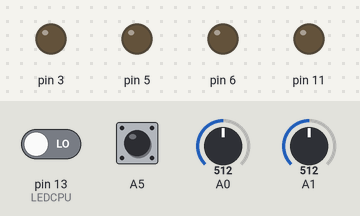
This sketch was run on a simulated Arduino Uno, built with avr-gcc and run on an emulated ATmega328P. On the bench: output pins drawn as LEDs (lit = HIGH). The test bench sets the inputs (shaded band); at power-on: A5 LOW, pin 13 (LEDCPU) LOW, A0 = 512, A1 = 512.

Above: at 1.2 s.
1.3 s: A5 pulsed HIGH 2 times (0.12 s each, 0.3 s apart)
At 1.7 s:
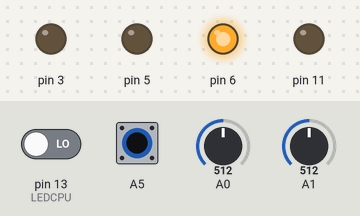
Timing chart, 0 to 4.3 s (numbered marks = the images above; inputs shaded):
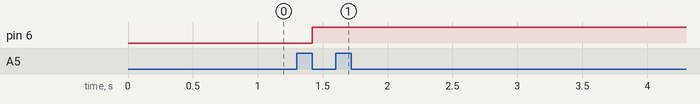

The sketch:

MACHEN300ADRIVER.ino
```cpp
//DEFINICIONES
#define NMOTOR 12 // los motores y el final
#define DELAYPWMA 6
#define DELAYPWMB 3
#define LEDCPU 13
#define MOTOR 1 //EMPIEZA EN 1
#define FASTADC 1

#ifndef cbi                    // PARA EL ADC
#define cbi(sfr, bit) (_SFR_BYTE(sfr) &= ~_BV(bit))
#endif
#ifndef sbi
#define sbi(sfr, bit) (_SFR_BYTE(sfr) |= _BV(bit))
#endif

//VARIABLES
unsigned long tiempo,watch,corrientet;
byte dato[NMOTOR];
int vel;
int anterior=0;
int com = 0;
long mayor =0;
long menor =165000;
long temp=0;
boolean dir =false;
boolean dirant=false;
boolean RXcompleto =false;
boolean Corriente=false;
boolean latch=false;
// 11 ( AL 7 DEL HIP AHI .:. LE CORRESPONDE EL A1) ES EL ALTO Y 3 EL BAJO   // IF DIR FALSE usamos este brazo para PWM ElSE para dar tierra
//  6 ES EL ALTO Y 5 ES EL BAJO // IF DIR TRUE usamos este brazo para PWM ElSE para dar tierra
//ICP1
unsigned int serinp;

void setup() {
pwmstart();
#if FASTADC
 // set prescale to 16
 sbi(ADCSRA,ADPS2) ;
 cbi(ADCSRA,ADPS1) ;
 cbi(ADCSRA,ADPS0) ;
#endif

Serial.begin(38400);
vel=0;
pinMode(A5,INPUT);
//ICP1
//pinMode( 8, INPUT ); //sum
//setup_timer1();
//END ICP1
watch=0;
}

void loop() {
  RXcompleto = false;

  int analog0 = analogRead(A0);
  int analog1 = analogRead(A1);

  if(!dirant && analog0>910 && anterior>0 && analog0<990  )
  {
    vel=0;
    Corriente = true;
    corrientet=millis();
  }
  if(dirant && analog1>910 && anterior>0 && analog1<990 )
  {
    vel=0;
    Corriente = true;
    corrientet=millis();
  }

  if( Corriente && ( (millis() -corrientet) > 2000 || ( !dir && analog0<800 && anterior>0  ) || (dir && analog1<800 && anterior>0) ) )
  Corriente = false;

  if ( com ==100 ){
  if(!Corriente)
  //recibirpot();
  //para serial se debe de cancelar la funcion de icp1
  //recibirserial();
  recibirpwmkeita();
  //para icp1
  com = 0;
  }

    if(   ( (millis()-tiempo)>=DELAYPWMA && vel>anterior && dirant==dir  ) || ( millis()-tiempo>=DELAYPWMB && (vel<anterior || dir!=dirant ) )  )
    {
    drivervel(11,6);
    tiempo = millis();
    }


 // para serial o pwm

 if(RXcompleto)
 watch = millis();
 if(  (millis() - watch) > 10000   )
    {
    vel=0;
    }

  com++;


}
```

FUNCIONES_RX.ino
```cpp
void recibirserial() {

  if(Serial.available()>0 ) {
    byte c = Serial.read();
    if(c==0)
    {
     for(int x = 0 ; x<NMOTOR ; x++)
     {
     while(Serial.available()==0);
     dato[x]=Serial.read();
     //Serial.println(dato[x]);
     }
     if(dato[NMOTOR-1]==128)
     {
         RXcompleto = true;
         digitalWrite(LEDCPU, !digitalRead(LEDCPU) );
         if(dato[MOTOR]<=127)
          {
           dir = false;
           vel = dato[MOTOR]*2 + 1;
           if(dato[MOTOR]==1)
           vel = 0;
          }
         else
          {
           dir = true;
           vel = (dato[MOTOR] - 127) * 2 -1;
          }
     }
    }

    }

}

void recibirpot() {
  vel = 0;
  int valor=analogRead(A5);
  if(valor>=603 )
    {
    vel=map(valor,603,1023,0,255);
    dir = true;
    RXcompleto = true;
    digitalWrite(LEDCPU, !digitalRead(LEDCPU) );
    }
  if(valor<=420 )
    {
    vel=map(valor,420,0,0,255);
    dir = false;
    RXcompleto = true;
    digitalWrite(LEDCPU, !digitalRead(LEDCPU) );
    }

  }

void recibirpwm() {
vel = 0;
   while(digitalRead(A5));
   temp = pulseIn(A5,HIGH,165000);
  if (temp!=0)
  {
  if ( temp>mayor)
  mayor = temp;
  if (temp<menor)
  menor = temp;

     long rango = mayor - menor;
     long valor = temp - menor;
     if( valor >= rango/2 )
     {
       vel =map(valor,rango/2,rango,0,255);
      // vel=map(valor,420,0,0,255);
    dir = false;
    RXcompleto = true;
    digitalWrite(LEDCPU, !digitalRead(LEDCPU) );
     }
     if(valor<rango/2)
      {
        vel =map(valor,rango/2,0,0,255);
      // vel=map(valor,420,0,0,255);
      dir = true;
      RXcompleto = true;
      digitalWrite(LEDCPU, !digitalRead(LEDCPU) );
       }
  }
}

void recibirpwmkeita() {
   vel = 0;
   while(digitalRead(A5));
   temp = pulseIn(A5,HIGH,165000);
  if (temp!=0)
  {
  if ( temp>mayor)
  mayor = temp;
  if (temp<menor)
  menor = temp;

     long rango = mayor - menor;
     long valor = temp - menor;
     if( valor >= rango/2 )
     {
       vel =map(valor,rango/2,rango,0,255);
      // vel=map(valor,420,0,0,255);
    dir = false;
    RXcompleto = true;
    digitalWrite(LEDCPU, !digitalRead(LEDCPU) );
     }
     if(valor<rango/2)
      {
        vel =map(valor,rango/2,0,0,255);
      // vel=map(valor,420,0,0,255);
      dir = true;
      RXcompleto = true;
      digitalWrite(LEDCPU, !digitalRead(LEDCPU) );
       }
  }
  }


/*void setup_timer1(){
//disable all interupts
TIMSK1 &= ~( _BV(TOIE1) | _BV(ICIE1) | _BV(OCIE1A) | _BV(OCIE1B));

//set timer mode
TCCR1A &= ~( _BV(WGM11) | _BV(WGM10) );
TCCR1B &= ~( _BV(WGM12) | _BV(WGM13) | _BV(ICNC1));

//capture raising edge
TCCR1B |= _BV(ICES1); //capture raising edge

//prescaler 1/8
TCCR1B |= _BV(CS11);
TCCR1B &= ~( _BV(CS12) | _BV(CS10) );

//disable outputs
TCCR1A &= ~( _BV(COM1A0) | _BV(COM1A1) | _BV(COM1B0) | _BV(COM1B1));

//enable capture interupt
TIMSK1 |= _BV(ICIE1);
}


ISR(TIMER1_CAPT_vect){
static unsigned int lasticr; //icr at last caputre

unsigned int licr;

//TCCR1B ^= _BV(ICES1);
licr=ICR1-lasticr;
lasticr=ICR1;

if(licr>1200){
  //pulse too long, means start of new frame
  vel=0;
}
else
  {
  if(licr>=500 && licr<=735)
    { //pulse good, take reading, go to next channel
    vel=map(licr,500,735,0,255);
    dir = true;
    RXcompleto = true;
    digitalWrite(LEDCPU, !digitalRead(LEDCPU) );
    }
  if(licr>=765 && licr<=1050)
    {
    vel=map(licr,765,1050,0,255);
    dir = false;
    RXcompleto = true;
    digitalWrite(LEDCPU, !digitalRead(LEDCPU) );
    }

  }
}
*/
```

PWM_CONTROL.ino
```cpp
/*void drivervel (int H1, int L1, int H2, int L2)
{
  if ( dir )  //USAMOS LOS H1 Y L1 para control y el L2 para tierra
      {
      if( dir!=dirant )
        {
          for(int x = 1; x<= ( vel + anterior ) ;x++)
          {
            if(anterior-x>=0)
            {
              analogWrite(H2,anterior-x);  //venimos del anterior por eso switcheamos el 2
              if(anterior-x==0)
              digitalWrite(L1,LOW);
            }

            else
            {
              digitalWrite(L2,HIGH);
              analogWrite(H1,x-anterior );
            }
            delay(DELAYPWM);
          }
        }
      else
        {
        if (vel-anterior>0)  //AUMENTAMOS
       {
        digitalWrite(L1,LOW);digitalWrite(L2,HIGH); delay(DELAYPWM);
        for(int x = 1;x<=(vel-anterior);x++)
            {

            analogWrite(H1, (anterior+x) );
            delay(DELAYPWM);
            } }
        else                //RESTAMOS
        {
          for(int x = 1;x<=(anterior-vel);x++)
            {
            analogWrite(H1,anterior-x );
            delay(DELAYPWM);
            }
          }
        }
      }
    else    //USAMOS LOS H2 Y L2 para control y el L1 para tierra
      {
        if( dir==dirant )
        {
          if (vel-anterior>0)
          {
           digitalWrite(L2,LOW);digitalWrite(L1,HIGH); delay(DELAYPWM);
          for(int x = 1;x<=(vel-anterior);x++)
            {
            analogWrite(H2,(anterior+x));
            delay(DELAYPWM);
            }}
          else
           for(int x = 1;x<=(anterior-vel);x++)
            {
            analogWrite(H2,(anterior-x));
            delay(DELAYPWM);
            }
        }
        else
        {
          for(int x = 1;x<=( anterior + vel );x++)
          {
            if(anterior-x>=0)
            {
              analogWrite(H1,anterior-x);
              if(anterior-x==0)
              digitalWrite(L2,LOW);
            }
            else
            {
              digitalWrite(L1,HIGH);
              analogWrite(H2,x-anterior );
            }
            delay(DELAYPWM);
          }
        }
      }
      if(vel==0)
      {
        digitalWrite(L1,LOW);
        digitalWrite(L2,LOW);
      }
  }*/
/*
  void drivervel (int H1, int L1, int H2, int L2)
{
  if ( dir )  //USAMOS LOS H1 Y L1 para control y el L2 para tierra
      {
      if( dir!=dirant )
        {
            if(anterior-1>=0)
            {
              analogWrite(H2,anterior-1);  //venimos del anterior por eso switcheamos el 2
              anterior--;
              if(anterior==0)
              {
              digitalWrite(L1,LOW);
              dirant = dir;
              }
            }
            if(anterior-1<0)
            {
              dirant = dir;
            }
        }
   else
      {
        if (vel-anterior>0)  //AUMENTAMOS
         {
          digitalWrite(L1,LOW);digitalWrite(L2,HIGH);
          analogWrite(H1, (anterior+1) );
          anterior++;
         }
        else                //RESTAMOS
         {
           analogWrite(H1,anterior-1 );
           anterior--;
         }
       }
     }
  else    //USAMOS LOS H2 Y L2 para control y el L1 para tierra
      {
        if( dir==dirant )
        {
          if (vel-anterior>0)
            {
            digitalWrite(L2,LOW);digitalWrite(L1,HIGH);
            analogWrite(H2, ++anterior );
            }
          else
            {
             analogWrite(H2, --anterior );
            }
        }
        else
        {
            if(anterior-1>=0)
            {
              analogWrite(H1,anterior-1);
              anterior--;
              if(anterior==0)
              {
                digitalWrite(L2,LOW);
                dirant = dir;
              }
            }
            if(anterior-1<0)
            {
              dirant = dir;
            }
        }
      }
      if(anterior<=0)
      {
        digitalWrite(L1,LOW);
        digitalWrite(L2,LOW);
      }
  }

ISR(TIMER2_COMPA_vect) {
    if(OCR2A>1 && OCR2A<240)
    { __asm__("nop\n\t""nop\n\t""nop\n\t""nop\n\t");
    PORTD |= (1<<PD3);
     //digitalWrite(3,HIGH);
   }
}

ISR(TIMER0_COMPA_vect) {
  if(OCR0A>1 && OCR0A<240)
    {
     __asm__("nop\n\t""nop\n\t""nop\n\t""nop\n\t");
  PORTD |= (1<<PD5);
   // digitalWrite(5,HIGH);
    }
}

ISR(TIMER2_COMPB_vect) {
  if(OCR2A>1)
  PORTD &= ~(1<<PD3);
  // __asm__("nop\n\t""nop\n\t""nop\n\t""nop\n\t");
}

ISR(TIMER0_COMPB_vect) {
  if(OCR0A>1)
    PORTD &= ~(1<<PD5);
  //__asm__("nop\n\t""nop\n\t""nop\n\t""nop\n\t");
}*/
```

PWM_CONTROL2CHIDO.ino
```cpp
  void drivervel (int H1, int H2)
{
  if ( dir )  //USAMOS LOS H1 Y L1 para control y el L2 para tierra
      {
      if( dir!=dirant )
        {
            if(anterior-1>=0)
            {
              analogWrite(H2,--anterior);  //venimos del anterior por eso switcheamos el 2
              if(anterior==0)
              {
                 PORTD &= ~(1<<PD3);
              //digitalWrite(L1,LOW);
              dirant = dir;
              }
            }
            if(anterior-1<0)
            {
              dirant = dir;
            }
        }
   else
      {
        if (vel-anterior>0)  //AUMENTAMOS
         {
          PORTD &= ~(1<<PD3);
          PORTD |= (1<<PD5);
          //digitalWrite(L1,LOW); digitalWrite(L2,HIGH);
          analogWrite(H1, (++anterior) );
         }
        if (vel-anterior<0)              //RESTAMOS
         {
           analogWrite(H1,--anterior );
         }
       }
     }
  else    //USAMOS LOS H2 Y L2 para control y el L1 para tierra
      {
        if( dir==dirant )
        {
          if (vel-anterior>0)
            {
            PORTD &= ~(1<<PD5); //digitalWrite(L2,LOW);
            PORTD |= (1<<PD3);//digitalWrite(L1,HIGH);
            analogWrite(H2, ++anterior );
            }
          if (vel-anterior<0)
            {
             analogWrite(H2, --anterior );
            }
        }
        else
        {
            if(anterior-1>=0)
            {
              analogWrite(H1, --anterior);
              if(anterior==0)
              {
                //digitalWrite(L2,LOW);
                PORTD &= ~(1<<PD5);
                dirant = dir;
              }
            }
            if(anterior-1<0)
            {
              dirant = dir;
            }
        }
      }
      if(anterior<=0)
      {
        PORTD &= ~(1<<PD3);
        //digitalWrite(L1,LOW);
        //digitalWrite(L2,LOW);
        PORTD &= ~(1<<PD5);
      }
  }

ISR(TIMER2_COMPA_vect) {
    if(OCR2A>1 && OCR2A<240)
    { __asm__("nop\n\t");
    PORTD |= (1<<PD3);
     //digitalWrite(3,HIGH);
   }
}

ISR(TIMER0_COMPA_vect) {
  if(OCR0A>1 && OCR0A<240)
    {
     __asm__("nop\n\t");
  PORTD |= (1<<PD5);
   // digitalWrite(5,HIGH);
    }
}

ISR(TIMER2_COMPB_vect) {
  if(OCR2A>1)
  PORTD &= ~(1<<PD3);
  // __asm__("nop\n\t""nop\n\t""nop\n\t""nop\n\t");
}

ISR(TIMER0_COMPB_vect) {
  if(OCR0A>1)
    PORTD &= ~(1<<PD5);
  //__asm__("nop\n\t""nop\n\t""nop\n\t""nop\n\t");
}
```

INIT_CONFIG.ino
```cpp
void setPwmFrequency(int pin, int divisor) {
  byte mode;
  if(pin == 5 || pin == 6 || pin == 9 || pin == 10) {
    switch(divisor) {
      case 1: mode = 0x01; break;
      case 8: mode = 0x02; break;
      case 64: mode = 0x03; break;
      case 256: mode = 0x04; break;
      case 1024: mode = 0x05; break;
      default: return;
    }
    if(pin == 5 || pin == 6) {
      TCCR0B = TCCR0B & 0b11111000 | mode;
    } else {
      TCCR1B = TCCR1B & 0b11111000 | mode;
    }
  } else if(pin == 3 || pin == 11) {
    switch(divisor) {
      case 1: mode = 0x01; break;
      case 8: mode = 0x02; break;
      case 32: mode = 0x03; break;
      case 64: mode = 0x04; break;
      case 128: mode = 0x05; break;
      case 256: mode = 0x06; break;
      case 1024: mode = 0x7; break;
      default: return;
    }
    TCCR2B = TCCR2B & 0b11111000 | mode;
  }
}

void pwmstart()
{
analogWrite(3,0);
analogWrite(11,0);
analogWrite(5,0);
analogWrite(6,0);

cli();
setPwmFrequency(6,8);
setPwmFrequency(11,8);
//PHASE PWM NOOOO
/*TCCR0B&=0b11110111; // queremos el phase pwm
TCCR0A&=0b11111100; // PHASE PWM
//TCCR0A|=0b00000001; // PHASE PWM
sbi(TCCR0A,WGM00);    // PHASE PWM*/
TIMSK0|=0b00000110; // INTERRUPCIONES
TIMSK2|=0b00000110; // INTERRUPCIONES*/
TCCR2A|=0b00000011; // FAST PWM
OCR2B = 241;
OCR0B = 241;
sei();
digitalWrite(LEDCPU,HIGH);
delay(200);
digitalWrite(LEDCPU,LOW);
delay(200);
digitalWrite(LEDCPU,HIGH);
delay(200);
digitalWrite(LEDCPU,LOW);
}
```

Measured:
- after the input at 1.3 s, pin 6: LOW → HIGH after 0.12 s
